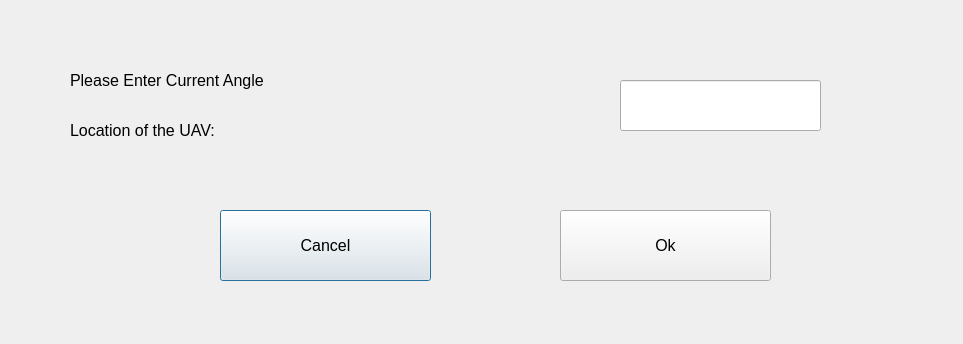
<?xml version="1.0" encoding="UTF-8"?>
<ui version="4.0">
 <class>Cal_compass_Dialog_window_CLASS</class>
 <widget class="QDialog" name="Cal_compass_Dialog_window_CLASS">
  <property name="geometry">
   <rect>
    <x>0</x>
    <y>0</y>
    <width>963</width>
    <height>344</height>
   </rect>
  </property>
  <property name="windowTitle">
   <string>Dialog</string>
  </property>
  <widget class="QLabel" name="label">
   <property name="geometry">
    <rect>
     <x>70</x>
     <y>30</y>
     <width>931</width>
     <height>101</height>
    </rect>
   </property>
   <property name="font">
    <font>
     <pointsize>12</pointsize>
    </font>
   </property>
   <property name="text">
    <string>Please Enter Current Angle</string>
   </property>
  </widget>
  <widget class="QLineEdit" name="CAL_Compass_angle_txtBox">
   <property name="geometry">
    <rect>
     <x>620</x>
     <y>80</y>
     <width>201</width>
     <height>51</height>
    </rect>
   </property>
   <property name="font">
    <font>
     <pointsize>12</pointsize>
    </font>
   </property>
  </widget>
  <widget class="QPushButton" name="CAL_Compass_Cancel_btn">
   <property name="geometry">
    <rect>
     <x>220</x>
     <y>210</y>
     <width>211</width>
     <height>71</height>
    </rect>
   </property>
   <property name="font">
    <font>
     <pointsize>12</pointsize>
    </font>
   </property>
   <property name="text">
    <string>Cancel</string>
   </property>
  </widget>
  <widget class="QPushButton" name="CAL_Compass_ok_btn">
   <property name="geometry">
    <rect>
     <x>560</x>
     <y>210</y>
     <width>211</width>
     <height>71</height>
    </rect>
   </property>
   <property name="font">
    <font>
     <pointsize>12</pointsize>
    </font>
   </property>
   <property name="text">
    <string>Ok</string>
   </property>
  </widget>
  <widget class="QLabel" name="label_2">
   <property name="geometry">
    <rect>
     <x>70</x>
     <y>80</y>
     <width>801</width>
     <height>101</height>
    </rect>
   </property>
   <property name="font">
    <font>
     <pointsize>12</pointsize>
    </font>
   </property>
   <property name="text">
    <string>Location of the UAV: </string>
   </property>
  </widget>
 </widget>
 <resources/>
 <connections/>
</ui>
